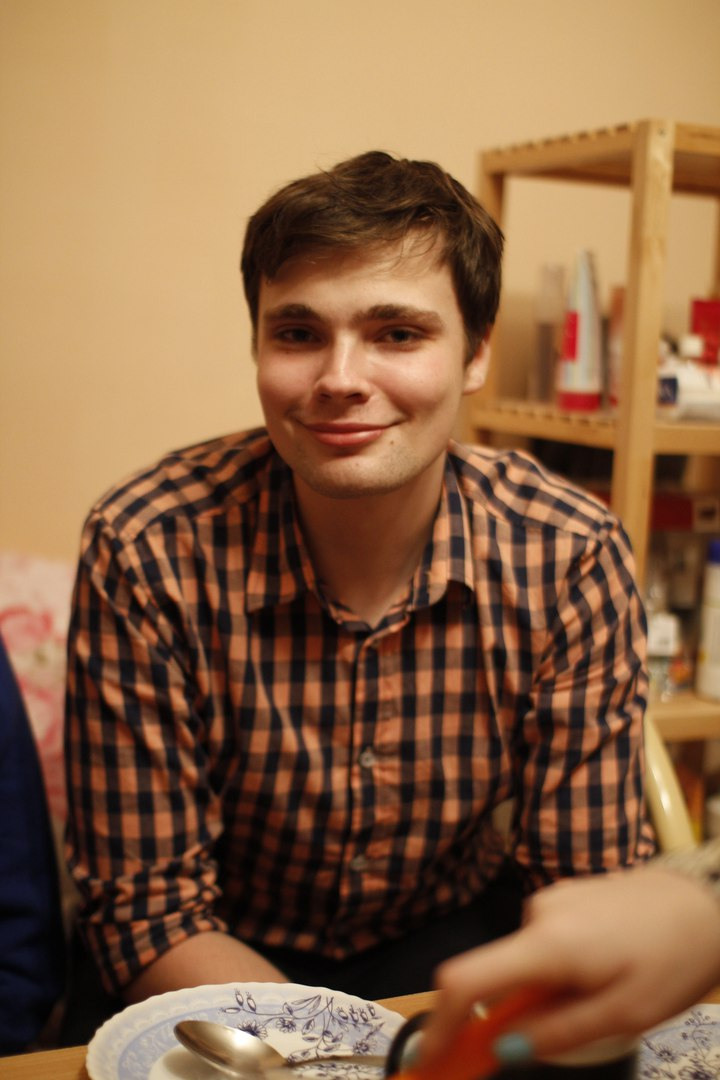
#> input picture ascii_app/ascii_converter/resources/test_data/19.jpg, 720 x 1080 px
$ python -i skeleton.py   (imports and definitions only)   (older library calls are emulated)
#> lines starting #> are read from the running program, lines starting #| are printed output that depends on the picture; after the words box and inside, x2 and y2 are one past the last pixel; in counts of white or black regions, pixels touching at a corner belong together
### ascii_app/ascii_converter/preprocess_image.py
import cv2
import os
import numpy as np
from ascii_app.ascii_converter import config
from PIL import Image, ImageFont, ImageOps, ImageDraw


##
# @class PreprocessImageAPI
# documentation for class @PreprocessImageAPI
# @details API to pre process image nad provide other image process operation
class PreprocessImageAPI:

    ##
    # Static method, which returns width and height from image
    # @param img cv img
    # @return height and width in int
    @staticmethod
    def get_height_and_width(img):

        try:
            height, width = img.shape
        except:
            height, width, _ = img.shape
        return height, width

    ##
    # Static method, which is wrapper around adaptiveThreshold
    # @param img cv img
    # @return cv image
    @staticmethod
    def binarization(img):
        return cv2.adaptiveThreshold(img, 255, cv2.ADAPTIVE_THRESH_GAUSSIAN_C, cv2.THRESH_BINARY, 11, 2)

    ##
    # Static method, which is save image according to DEBUG_PATH from config
    # @param name name of image without extension
    # @param img cv img
    # [17 lines left out: functions save_image, DoG, not called in this run]

    ##
    # Static method, which is wrapper around medianBlur
    # @param img cv img
    # @param def_size size of kernel convolution for image, as a default it is 3
    # @return cv image
    @staticmethod
    def median_filter(img, def_size=3):
        return cv2.medianBlur(img, 3)

    ##
    # Static method, which is wrapper around cv2.resize
    # @param img cv img
    # @return cv image
    # @error AssertionError
    # [129 lines left out: functions resize_image, preprocess_image, crop_pil_image, crop_cv_image, check_rectangle, invert_image and 1 more, not called in this run]

### ascii_app/ascii_converter/skeleton.py
from skimage import morphology, img_as_ubyte
from PIL import Image
import scipy
import scipy.cluster
import scipy.misc
import cv2
import os
from .preprocess_image import PreprocessImageAPI


##
# @class Skeleton
# documentation for class @Skeleton
# @details API to extract skeleton from image
class Skeleton:

    ##
    # Static method, which return background color according to kmeans
    # @param img cv_img
    # @param num_clusters amount of clusters
    # @return dominated color
    @staticmethod
    def background_color(img, num_clusters=3):
        print('reading image')
        im = Image.fromarray(img).convert('LA')
        # im = Image.open(path).convert('LA')
        im = im.resize((150, 150))      # optional, to reduce time
        ar = scipy.misc.fromimage(im)
        shape = ar.shape
        ar = ar.reshape(scipy.product(shape[:2]), shape[2])

        print('finding clusters')
        codes, dist = scipy.cluster.vq.kmeans(ar.astype('double'), num_clusters)
        print('cluster centres:\n', codes)

        vecs, dist = scipy.cluster.vq.vq(ar, codes)         # assign codes
        counts, bins = scipy.histogram(vecs, len(codes))    # count occurrences

        result = []
        index_max = scipy.argmax(counts)                    # find most frequent
        peak = codes[index_max]
        result.append(peak[0])
        return result

    ##
    # Static method, which change 0 value to 1 and for others change to 0
    # @param img cv img
    # @return cv img with pixel only 0 and 1
    @staticmethod
    def from_255_To_1_special(img):
        height, width = PreprocessImageAPI.get_height_and_width(img)
        for i in range(0, height):
            for j in range(0, width):
                if img[i][j] == 0:
                    img[i][j] = 1
                else:
                    img[i][j] = 0

        return img

    ##
    # Static method, which change all value not equaled to 0 on 255
    # @param img cv img
    # @return cv img
    @staticmethod
    def from_1_To_255(img):
        height, width = PreprocessImageAPI.get_height_and_width(img)
        for i in range(0, height):
            for j in range(0, width):
                if img[i][j] != 0:
                    img[i][j] = 255
        return img

    ##
    # Static methods calculates background color of image
    # @param img cv img
    # @return int value of color in range [0, 255]
    @staticmethod
    def calc_background_color(img):
        peak = Skeleton.background_color(img)
        b_c = int(peak[0])
        return b_c

    ##
    # Static methods which perform binarization according to value, apart from it returns indexes of background color
    # @param img cv img
    # @param b_c background color
    # @return tuple of cv img and background indexes
    @staticmethod
    def binarize_by_threshold(img, b_c):
        height, width = PreprocessImageAPI.get_height_and_width(img)
        background_indexes = None
        for i in range(0, height):
            for j in range(0, width):
                if img[i][j] > b_c:
                    img[i][j] = 255
                else:
                    img[i][j] = 0
                    if background_indexes is None:
                        background_indexes = [i, j]
        return img, background_indexes

    ##
    # Static methods which extract skeleton, using morphology.skeletonize from ski package
    # @param img cv img
    # @return tuple of cv img and background indexes
    @staticmethod
    def ski_skeleton(img):
        try:
            img = cv2.cvtColor(img, cv2.COLOR_RGB2GRAY)
        except cv2.error:
            pass
        img = Skeleton.from_255_To_1_special(img)
        skeleton = morphology.skeletonize(img)
        img = img_as_ubyte(skeleton)
        img = Skeleton.from_1_To_255(img)
        b_c = Skeleton.calc_background_color(img)
        return Skeleton.binarize_by_threshold(img, b_c=b_c)

>>> import cv2
>>> picture = cv2.cvtColor(cv2.imread('resources/test_data/19.jpg'), cv2.COLOR_BGR2RGB)
>>> result = Skeleton().ski_skeleton(picture)
#> in ski_skeleton, `img = cv2.cvtColor(img, cv2.COLOR_RGB2GRAY)`:
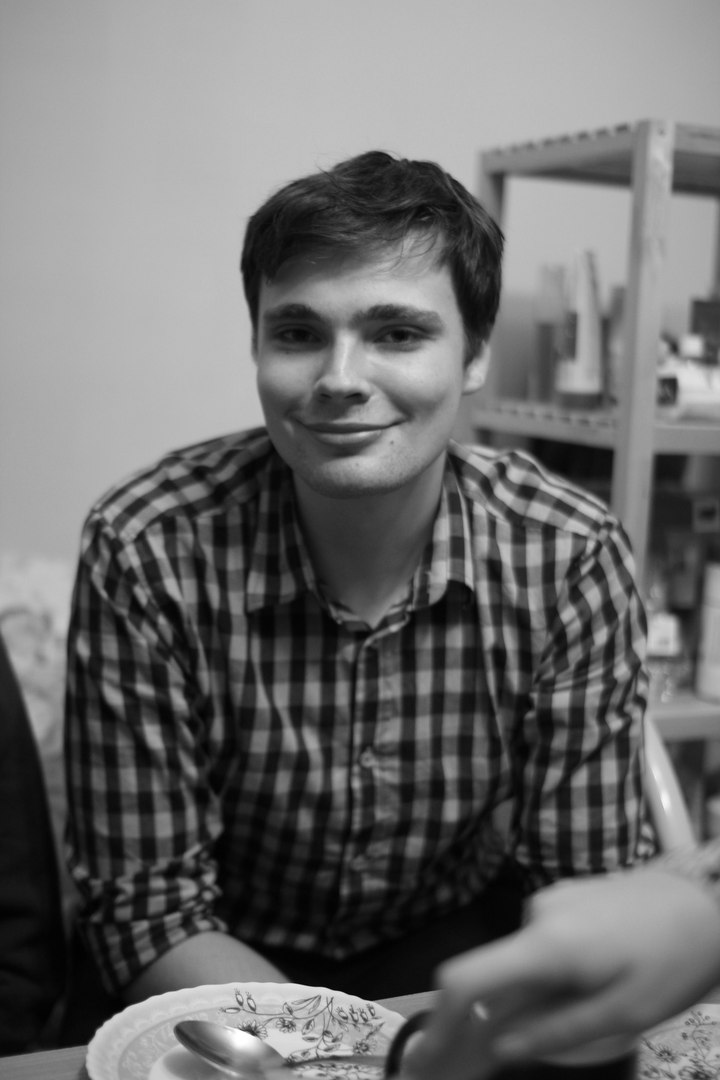
#> img: shape (1080, 720); min 0, max 255, mean 108.8
#> in from_255_To_1_special, `height, width = PreprocessImageAPI.get_height_and_width(img)`: height = 1080; width = 720
#> after the loop in from_255_To_1_special, `for i in range(0, height):`:
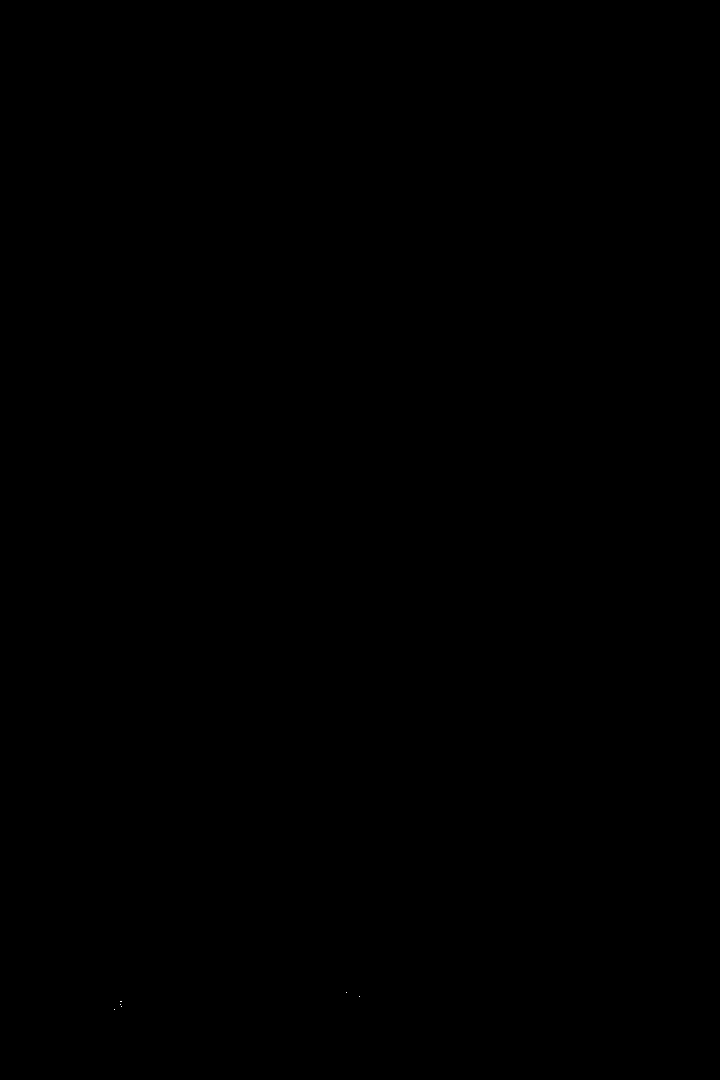
#> img: shape (1080, 720); values 0 (black) and 1 (white), 0% white in thin lines or dots, all inside (x1, y1, x2, y2) = (114, 992, 360, 1010)
#> in from_1_To_255, `height, width = PreprocessImageAPI.get_height_and_width(img)`: height = 1080; width = 720
#> (the run stopped early here; a loop or call above may not have finished)

$ run again, on ascii_app/ascii_converter/resources/test_data/1.png
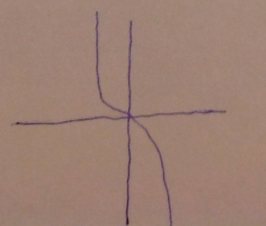
#> input picture ascii_app/ascii_converter/resources/test_data/1.png, 266 x 226 px
#> in ski_skeleton, `img = cv2.cvtColor(img, cv2.COLOR_RGB2GRAY)`:
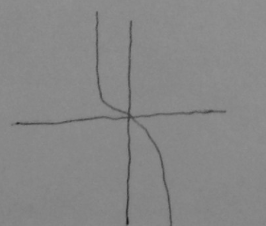
#> img: shape (226, 266); min 26, max 146, mean 135.2
#> in from_255_To_1_special, `height, width = PreprocessImageAPI.get_height_and_width(img)`: height = 226; width = 266
#> in from_1_To_255, `height, width = PreprocessImageAPI.get_height_and_width(img)`: height = 226; width = 266

$ run again, on ascii_app/ascii_converter/resources/test_data/10.png
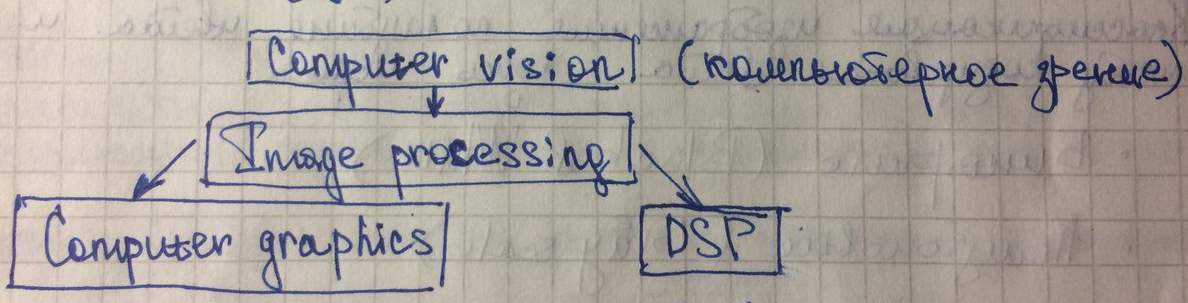
#> input picture ascii_app/ascii_converter/resources/test_data/10.png, 1188 x 303 px
#> in ski_skeleton, `img = cv2.cvtColor(img, cv2.COLOR_RGB2GRAY)`:
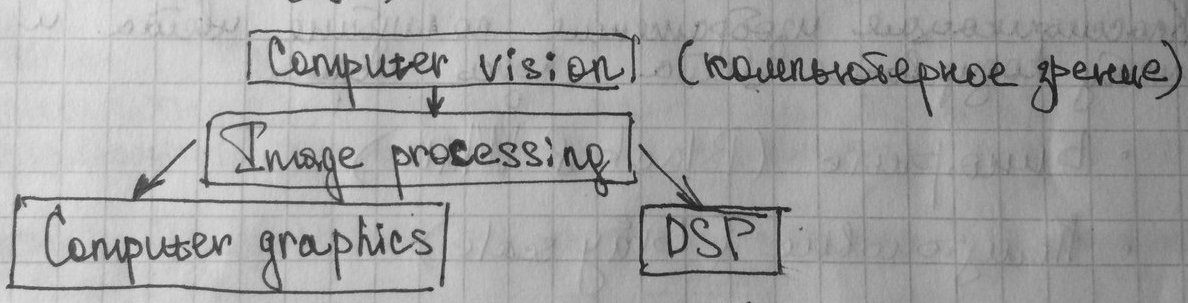
#> img: shape (303, 1188); min 18, max 228, mean 162.5
#> in from_255_To_1_special, `height, width = PreprocessImageAPI.get_height_and_width(img)`: height = 303; width = 1188
#> in from_1_To_255, `height, width = PreprocessImageAPI.get_height_and_width(img)`: height = 303; width = 1188
